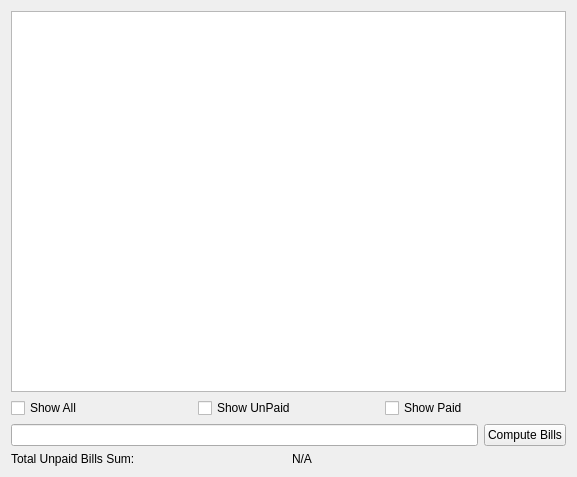
<?xml version="1.0" encoding="UTF-8"?>
<ui version="4.0">
 <class>GUI</class>
 <widget class="QWidget" name="GUI">
  <property name="geometry">
   <rect>
    <x>0</x>
    <y>0</y>
    <width>577</width>
    <height>477</height>
   </rect>
  </property>
  <property name="windowTitle">
   <string>GUI</string>
  </property>
  <layout class="QVBoxLayout" name="verticalLayout">
   <item>
    <widget class="QListWidget" name="listWidget"/>
   </item>
   <item>
    <layout class="QHBoxLayout" name="horizontalLayout">
     <item>
      <widget class="QCheckBox" name="allBox">
       <property name="text">
        <string>Show All</string>
       </property>
      </widget>
     </item>
     <item>
      <widget class="QCheckBox" name="unpaidBox">
       <property name="text">
        <string>Show UnPaid</string>
       </property>
      </widget>
     </item>
     <item>
      <widget class="QCheckBox" name="paidBox">
       <property name="text">
        <string>Show Paid</string>
       </property>
      </widget>
     </item>
    </layout>
   </item>
   <item>
    <layout class="QHBoxLayout" name="horizontalLayout_2">
     <item>
      <widget class="QLineEdit" name="companySearch"/>
     </item>
     <item>
      <widget class="QPushButton" name="getTotalButton">
       <property name="text">
        <string>Compute Bills</string>
       </property>
      </widget>
     </item>
    </layout>
   </item>
   <item>
    <layout class="QHBoxLayout" name="horizontalLayout_3">
     <item>
      <widget class="QLabel" name="label">
       <property name="text">
        <string>Total Unpaid Bills Sum:</string>
       </property>
      </widget>
     </item>
     <item>
      <widget class="QLabel" name="totalSumLabel">
       <property name="text">
        <string>N/A</string>
       </property>
      </widget>
     </item>
    </layout>
   </item>
  </layout>
 </widget>
 <resources/>
 <connections/>
</ui>
